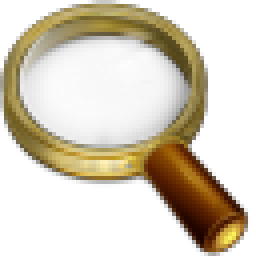
#> input picture A3/A3_resources/64x64.png, 64 x 64 px (shown 4 times larger)
$ python Q3.py
#> lines starting #> are read from the running program, lines starting #| are printed output that depends on the picture
import numpy as np
from skimage.io import imread
import pdb
import matplotlib.pyplot as plt


def magnitude(fft_img):
    real = fft_img.real
    imag = fft_img.imag

    mag = np.sqrt(real**2 + imag**2)
    return mag


def double_image(img):
    rows, cols = img.shape
    col_pad = np.zeros((rows, cols))
    padded_img = np.hstack((col_pad, img))

    rows, cols = padded_img.shape
    row_pad = np.zeros((rows, cols))
    padded_img = np.vstack((padded_img, row_pad))

    return padded_img


def scale_img(img):
    new_img = 20 * np.log(img)
    return new_img


if __name__ == "__main__":
    img = imread("A3_resources/64x64.png", as_gray=True)
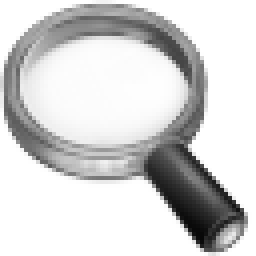
#> img: shape (64, 64) float64 (shown 4 times larger); min 0.0326, max 1, mean 0.826
    new_img = img

#> (the run stopped early here; a loop or call above may not have finished)
